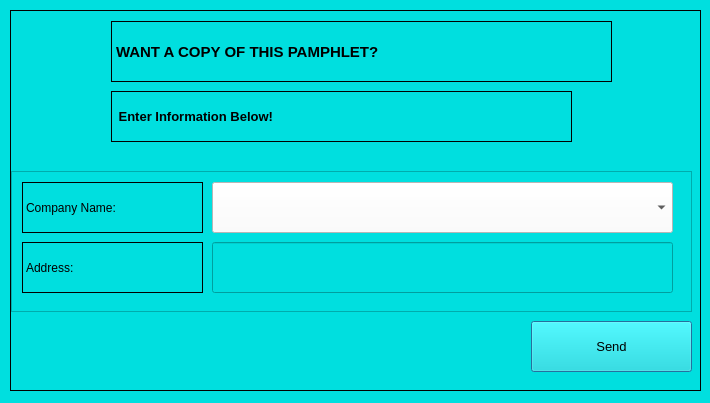
<?xml version="1.0" encoding="UTF-8"?>
<ui version="4.0">
 <class>Pamphlet</class>
 <widget class="QDialog" name="Pamphlet">
  <property name="geometry">
   <rect>
    <x>0</x>
    <y>0</y>
    <width>710</width>
    <height>403</height>
   </rect>
  </property>
  <property name="windowTitle">
   <string>Dialog</string>
  </property>
  <property name="styleSheet">
   <string notr="true">background-color: rgb(0, 223, 223);</string>
  </property>
  <widget class="QScrollArea" name="RequestCopy">
   <property name="geometry">
    <rect>
     <x>10</x>
     <y>10</y>
     <width>691</width>
     <height>381</height>
    </rect>
   </property>
   <property name="frameShape">
    <enum>QFrame::Box</enum>
   </property>
   <property name="frameShadow">
    <enum>QFrame::Plain</enum>
   </property>
   <property name="widgetResizable">
    <bool>true</bool>
   </property>
   <widget class="QWidget" name="scrollAreaWidgetContents_2">
    <property name="geometry">
     <rect>
      <x>0</x>
      <y>0</y>
      <width>689</width>
      <height>379</height>
     </rect>
    </property>
    <widget class="QLabel" name="labelRequestBanner">
     <property name="geometry">
      <rect>
       <x>100</x>
       <y>10</y>
       <width>501</width>
       <height>61</height>
      </rect>
     </property>
     <property name="font">
      <font>
       <family>Segoe UI</family>
       <pointsize>11</pointsize>
       <weight>75</weight>
       <bold>true</bold>
       <underline>false</underline>
      </font>
     </property>
     <property name="frameShape">
      <enum>QFrame::Box</enum>
     </property>
     <property name="text">
      <string>WANT A COPY OF THIS PAMPHLET?</string>
     </property>
    </widget>
    <widget class="QLabel" name="labelInformation">
     <property name="geometry">
      <rect>
       <x>100</x>
       <y>80</y>
       <width>461</width>
       <height>51</height>
      </rect>
     </property>
     <property name="font">
      <font>
       <family>Segoe UI</family>
       <pointsize>10</pointsize>
       <weight>75</weight>
       <italic>false</italic>
       <bold>true</bold>
      </font>
     </property>
     <property name="frameShape">
      <enum>QFrame::Box</enum>
     </property>
     <property name="text">
      <string> Enter Information Below!</string>
     </property>
    </widget>
    <widget class="QScrollArea" name="BillingAddress">
     <property name="geometry">
      <rect>
       <x>0</x>
       <y>160</y>
       <width>681</width>
       <height>141</height>
      </rect>
     </property>
     <property name="widgetResizable">
      <bool>true</bool>
     </property>
     <widget class="QWidget" name="scrollAreaWidgetContents_5">
      <property name="geometry">
       <rect>
        <x>0</x>
        <y>0</y>
        <width>679</width>
        <height>139</height>
       </rect>
      </property>
      <widget class="QLabel" name="label_Address">
       <property name="geometry">
        <rect>
         <x>10</x>
         <y>70</y>
         <width>181</width>
         <height>51</height>
        </rect>
       </property>
       <property name="font">
        <font>
         <pointsize>9</pointsize>
        </font>
       </property>
       <property name="frameShape">
        <enum>QFrame::Box</enum>
       </property>
       <property name="text">
        <string>Address:</string>
       </property>
      </widget>
      <widget class="QLineEdit" name="CompanyAddressBox">
       <property name="geometry">
        <rect>
         <x>200</x>
         <y>70</y>
         <width>461</width>
         <height>51</height>
        </rect>
       </property>
       <property name="font">
        <font>
         <pointsize>9</pointsize>
        </font>
       </property>
      </widget>
      <widget class="QLabel" name="label_CompanyName">
       <property name="geometry">
        <rect>
         <x>10</x>
         <y>10</y>
         <width>181</width>
         <height>51</height>
        </rect>
       </property>
       <property name="font">
        <font>
         <pointsize>9</pointsize>
        </font>
       </property>
       <property name="frameShape">
        <enum>QFrame::Box</enum>
       </property>
       <property name="text">
        <string>Company Name:</string>
       </property>
      </widget>
      <widget class="QComboBox" name="CompanyNameComboBox">
       <property name="geometry">
        <rect>
         <x>200</x>
         <y>10</y>
         <width>461</width>
         <height>51</height>
        </rect>
       </property>
       <property name="font">
        <font>
         <pointsize>9</pointsize>
        </font>
       </property>
       <property name="styleSheet">
        <string notr="true">background-color: white;</string>
       </property>
      </widget>
     </widget>
    </widget>
    <widget class="QPushButton" name="pushButtonSendPamphlet">
     <property name="geometry">
      <rect>
       <x>520</x>
       <y>310</y>
       <width>161</width>
       <height>51</height>
      </rect>
     </property>
     <property name="font">
      <font>
       <pointsize>10</pointsize>
      </font>
     </property>
     <property name="text">
      <string>Send</string>
     </property>
    </widget>
   </widget>
  </widget>
 </widget>
 <resources/>
 <connections/>
</ui>
